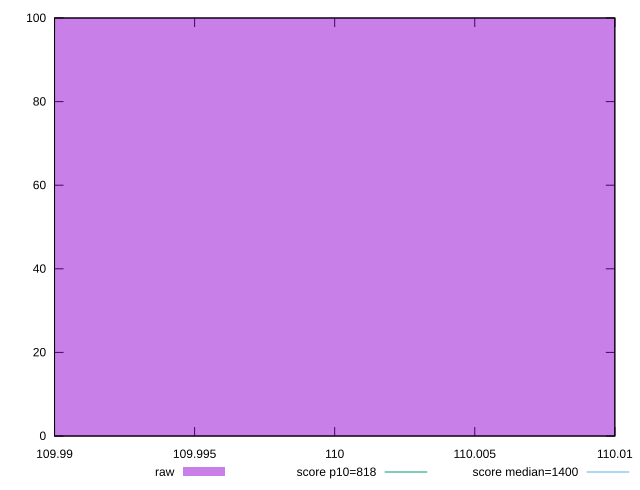

Reproduce this figure in gnuplot.
reset

$raw <<EOF
110 100
EOF

set key outside below
set boxwidth 0.1
set xrange [109.99:110.01]
set yrange [0:100]
set trange [0:100]
set style fill transparent solid 0.5 noborder

set parametric
set terminal svg size 640, 490 enhanced background rgb 'white'
set output "report_0_00242021-02-20T12:25:28.543Z/dom-size/samples/pages+cached+noadtech/raw/histogram.svg"

plot $raw title "raw" with boxes, \
     818,t title "score p10=818", \
     1400,t title "score median=1400"

reset
